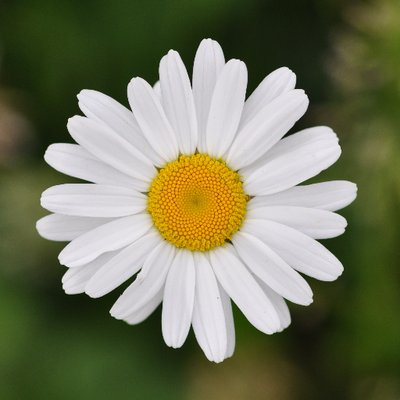
#> input picture flower.jpg, 400 x 400 px, found by its file name
$ jupyter execute --allow-errors TASK_03_image_To_pencilSketch.ipynb
#> lines starting #> are read from the running program, lines starting #| are printed output that depends on the picture
<a href="https://colab.research.google.com/github/Annie-jain/LGM-VIP-DATASCIENCE/blob/main/TASK_03_image_To_pencilSketch.ipynb" target="_parent"></a>

# **Image to Pencil Sketch with python**

by - ANNIE JAIN - DATA SCIENCE INTERN

# **import libraries**

[cell 1]
import cv2
from google.colab.patches import cv2_imshow
import matplotlib.pyplot as plt

# **Reading the image**

[cell 2]
img = cv2.imread("/flower.jpg")
#> img is the input picture: shape (400, 400, 3); mean B, G, R 92.3, 119.3, 116.2
cv2_imshow(img)

# **converting image into GRAY SCALE IMAGE**

[cell 3]
#convert image from BGR to gray scale image
gray_scale_image = cv2.cvtColor(img, cv2.COLOR_BGR2GRAY)
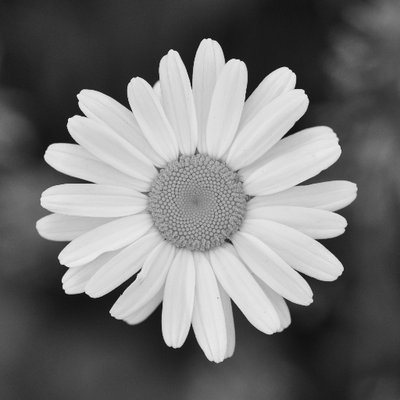
#> gray_scale_image: shape (400, 400); min 4, max 251, mean 115.3
cv2_imshow(gray_scale_image)

# **Inverting the gray scale image**

[cell 4]
#using bitwise_not functn to invert the image
inverted_img = cv2.bitwise_not(gray_scale_image)
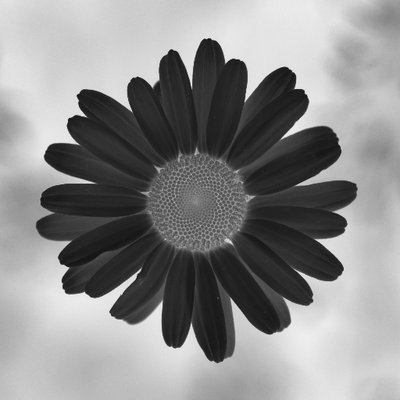
#> inverted_img: shape (400, 400); min 4, max 251, mean 139.7
cv2_imshow(inverted_img)

# **Image Smoothing**

[cell 5]
#Used gaussian blur technique with 21 x 21 pixel and
#the default sigma values filter on the image to smmoothen our image
img_smoothing = cv2.GaussianBlur(inverted_img, (21, 21), sigmaX=0, sigmaY=0)
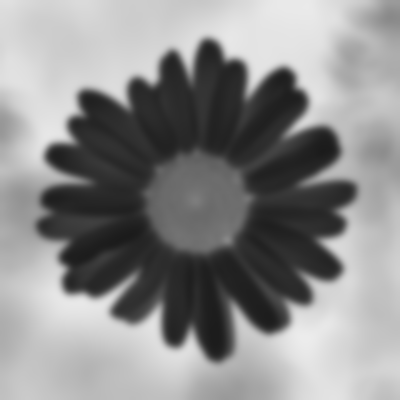
#> img_smoothing: shape (400, 400); min 27, max 236, mean 139.7
cv2_imshow(img_smoothing)

# **Final Pencil SKETCH**

[cell 6]
#Dividing the grayscale values of the image by the inverse of blurred image value which highlights the boldest edges of the image
def pencil_sketch(x, y):
  return cv2.divide(x, 255 - y, scale=256)
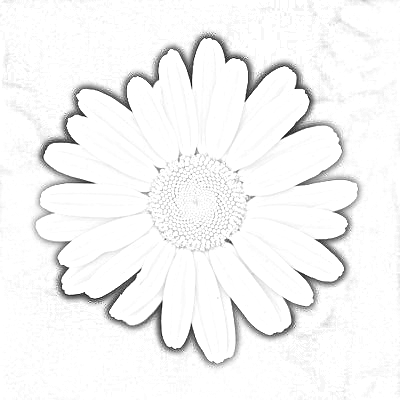
#> returned value: shape (400, 400); min 6, max 255, mean 245.9
